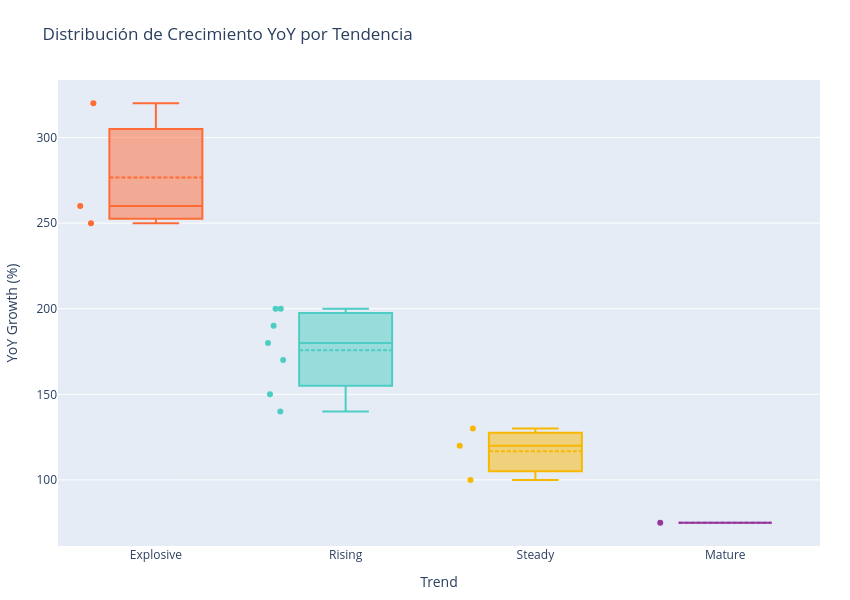

Source (notebook cell):
### Markdown cell above
#### 4.2 Boxplot: YoY Growth por Trend

### Code cell
from src.charts.distribution import plot_category_boxplot

trend_order = ['Explosive', 'Rising', 'Steady', 'Mature']

fig = plot_category_boxplot(
    processed_df,
    category_col='trend',
    value_col='yoy_growth_pct',
    category_order=trend_order,
    color_map=TREND_COLORS,
    title='Distribución de Crecimiento YoY por Tendencia',
    x_label='Trend',
    y_label='YoY Growth (%)'
)
fig.show()

### Figure 1 — Plotly figure (JSON) as saved in the notebook; plotly's stock layout.template omitted (floating-point values rounded to 4 significant figures)
{"data": [{"alignmentgroup": "True", "boxmean": true, "boxpoints": "all", "hovertemplate": "Trend=%{x}<br>YoY Growth (%)=%{y}<extra></extra>", "jitter": 0.2, "legendgroup": "Explosive", "marker": {"color": "#FF6B35"}, "name": "Explosive", "notched": false, "offsetgroup": "Explosive", "orientation": "v", "showlegend": true, "type": "box", "x": ["Explosive", "Explosive", "Explosive"], "x0": " ", "xaxis": "x", "y": [260, 320, 250], "y0": " ", "yaxis": "y"}, {"alignmentgroup": "True", "boxmean": true, "boxpoints": "all", "hovertemplate": "Trend=%{x}<br>YoY Growth (%)=%{y}<extra></extra>", "jitter": 0.2, "legendgroup": "Rising", "marker": {"color": "#4ECDC4"}, "name": "Rising", "notched": false, "offsetgroup": "Rising", "orientation": "v", "showlegend": true, "type": "box", "x": ["Rising", "Rising", "Rising", "Rising", "Rising", "Rising", "Rising"], "x0": " ", "xaxis": "x", "y": [150, 180, 170, 200, 200, 140, 190], "y0": " ", "yaxis": "y"}, {"alignmentgroup": "True", "boxmean": true, "boxpoints": "all", "hovertemplate": "Trend=%{x}<br>YoY Growth (%)=%{y}<extra></extra>", "jitter": 0.2, "legendgroup": "Steady", "marker": {"color": "#F7B801"}, "name": "Steady", "notched": false, "offsetgroup": "Steady", "orientation": "v", "showlegend": true, "type": "box", "x": ["Steady", "Steady", "Steady"], "x0": " ", "xaxis": "x", "y": [100, 130, 120], "y0": " ", "yaxis": "y"}, {"alignmentgroup": "True", "boxmean": true, "boxpoints": "all", "hovertemplate": "Trend=%{x}<br>YoY Growth (%)=%{y}<extra></extra>", "jitter": 0.2, "legendgroup": "Mature", "marker": {"color": "#95389E"}, "name": "Mature", "notched": false, "offsetgroup": "Mature", "orientation": "v", "showlegend": true, "type": "box", "x": ["Mature"], "x0": " ", "xaxis": "x", "y": [75], "y0": " ", "yaxis": "y"}], "layout": {"boxmode": "overlay", "height": 600, "legend": {"title": {"text": "Trend"}, "tracegroupgap": 0}, "margin": {"b": 40, "l": 40, "r": 30, "t": 80}, "showlegend": false, "title": {"text": "Distribución de Crecimiento YoY por Tendencia"}, "width": 850, "xaxis": {"anchor": "y", "categoryarray": ["Explosive", "Rising", "Steady", "Mature"], "categoryorder": "array", "domain": [0, 1], "title": {"text": "Trend"}}, "yaxis": {"anchor": "x", "domain": [0, 1], "title": {"text": "YoY Growth (%)"}}}}
